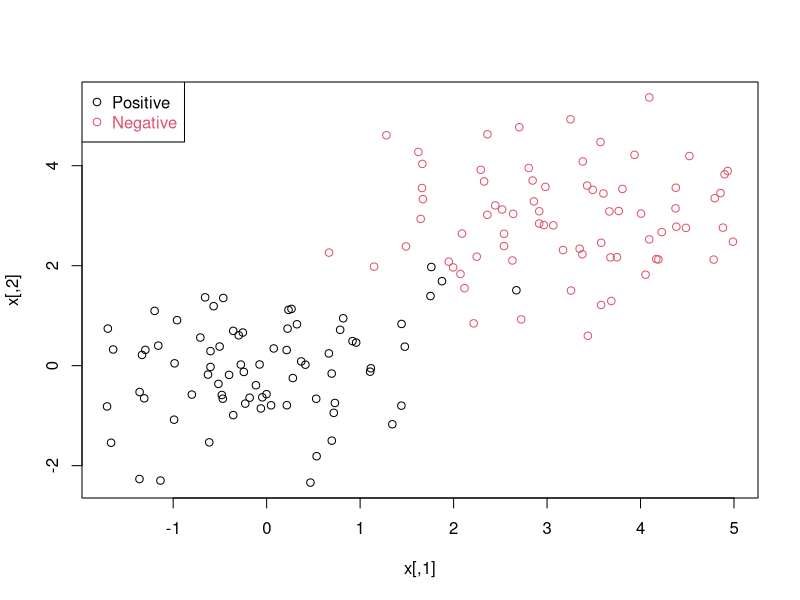
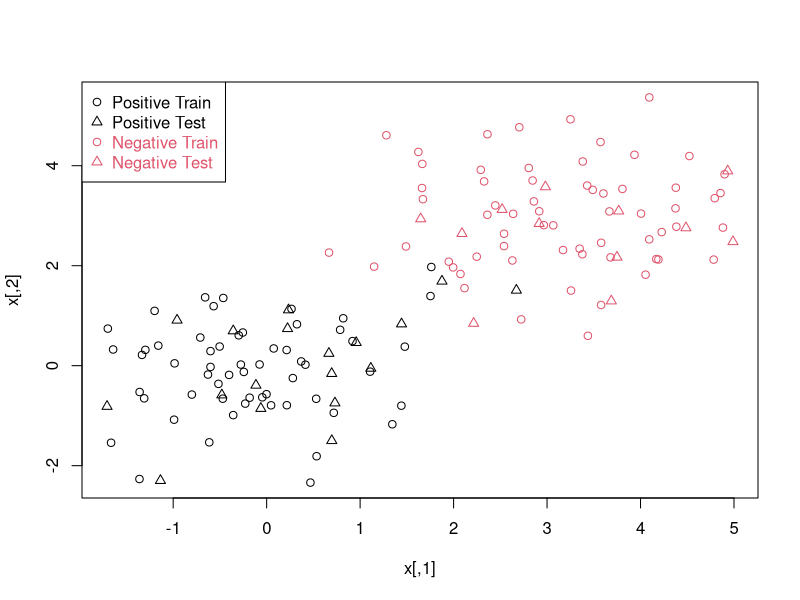

Write R code to recreate these figures, in order.
n <- 150 # number of data points
p <- 2 # dimension
sigma <- 1 # variance of the distribution
meanpos <- 0 # centre of the distribution of positive examples
meanneg <- 3 # centre of the distribution of negative examples
npos <- round(n/2) # number of positive examples
nneg <- n-npos # number of negative examples
# Generate the positive and negative examples
xpos <- matrix(rnorm(npos*p,mean=meanpos,sd=sigma),npos,p)
xneg <- matrix(rnorm(nneg*p,mean=meanneg,sd=sigma),npos,p)
xpos
xneg
x <- rbind(xpos,xneg)
# Generate the labels
y <- matrix(c(rep(1,npos),rep(-1,nneg)))
# Visualize the data
plot(x,col=ifelse(y>0,1,2)) #seems like 1 obs is mis-classified, red obs in black
legend("topleft",c('Positive','Negative'),col=seq(2),pch=1,text.col=seq(2)) #black = pos, red = neg

ntrain <- round(n*0.8) # number of training examples
tindex <- sample(n,ntrain) # indices of training samples
xtrain <- x[tindex,]
xtest <- x[-tindex,]
ytrain <- y[tindex]
ytest <- y[-tindex]
istrain=rep(0,n)
istrain[tindex]=1
# Visualize
plot(x,col=ifelse(y>0,1,2),pch=ifelse(istrain==1,1,2))
legend("topleft",c('Positive Train','Positive Test','Negative Train','Negative Test'),col=c(1,1,2,2), pch=c(1,2,1,2), text.col=c(1,1,2,2))

